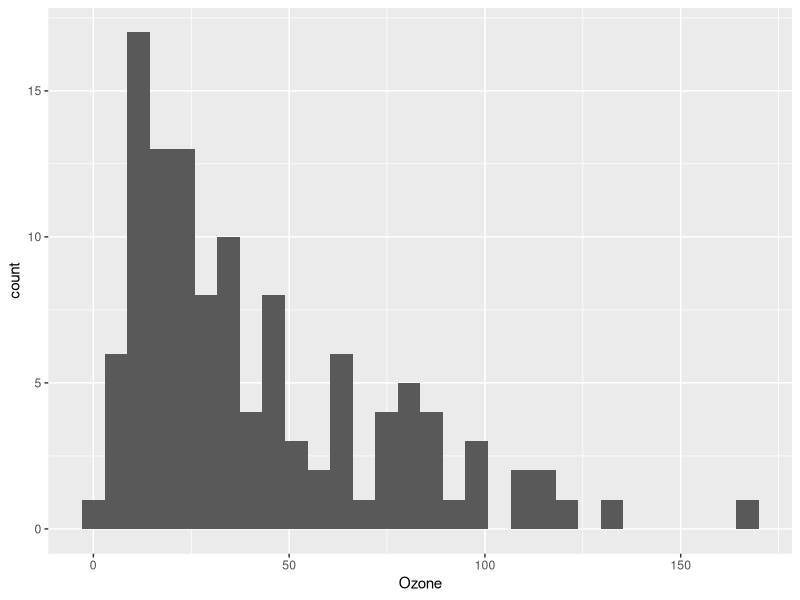
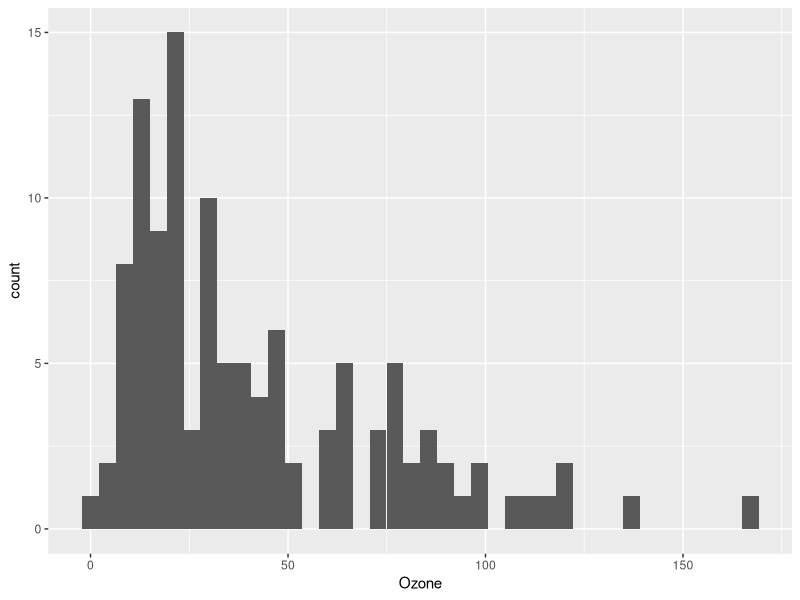
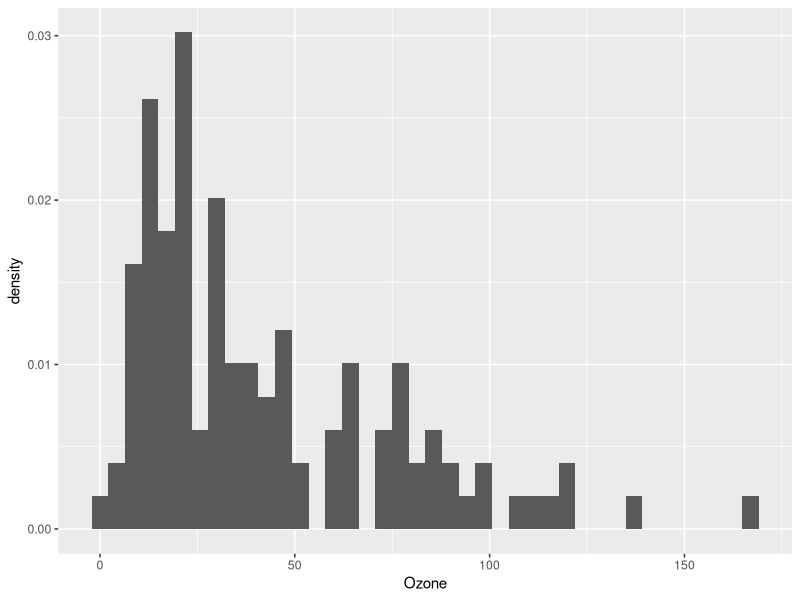
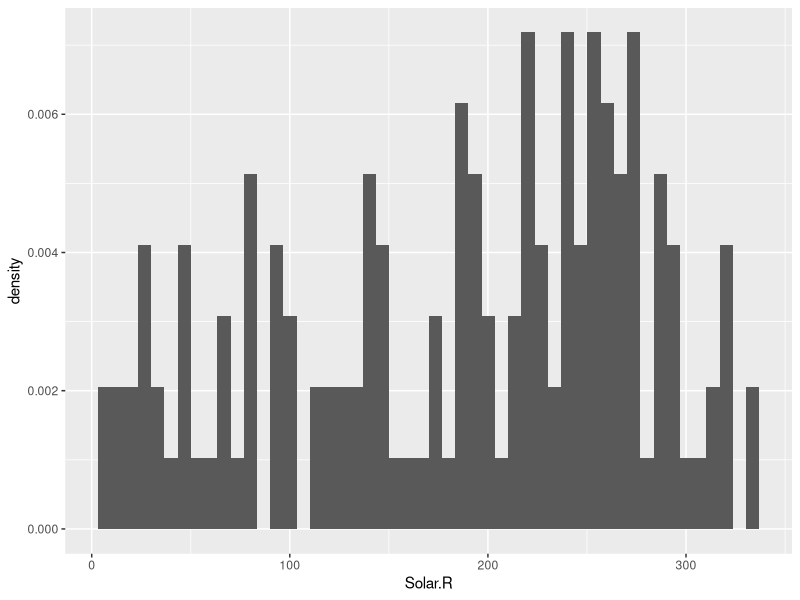
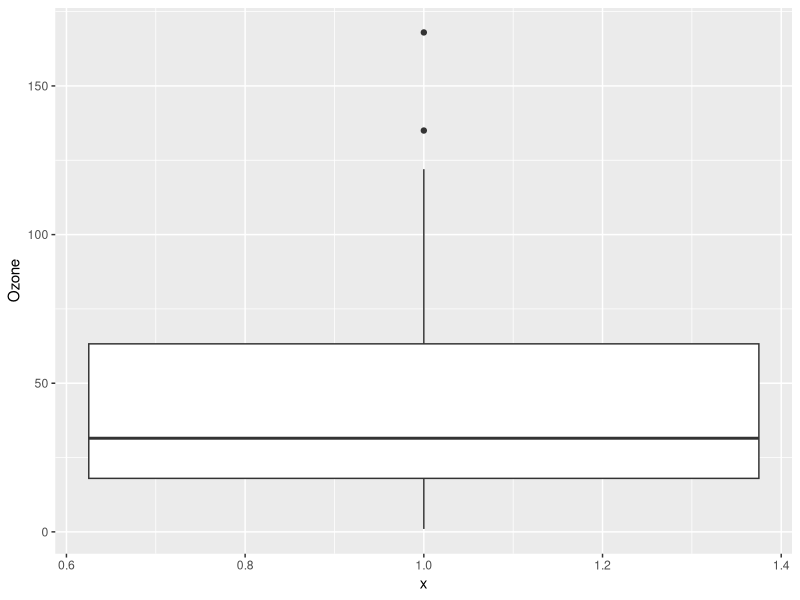
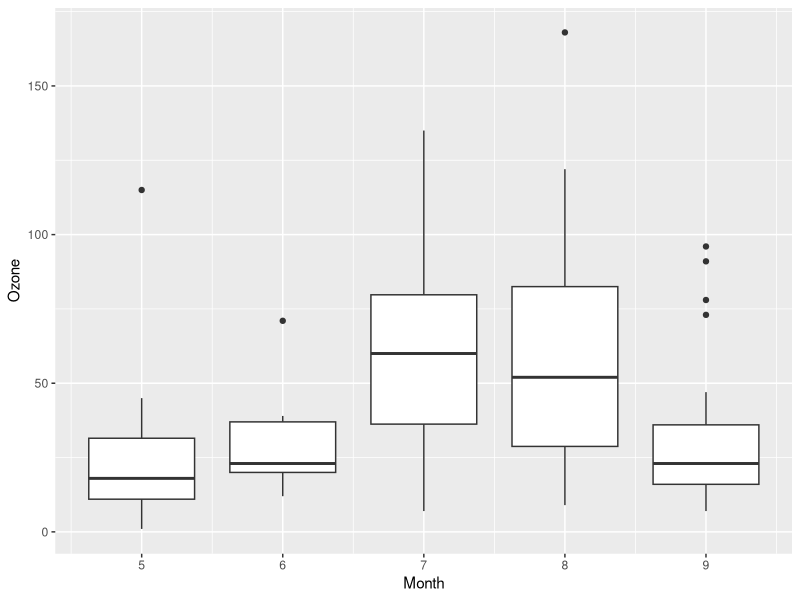
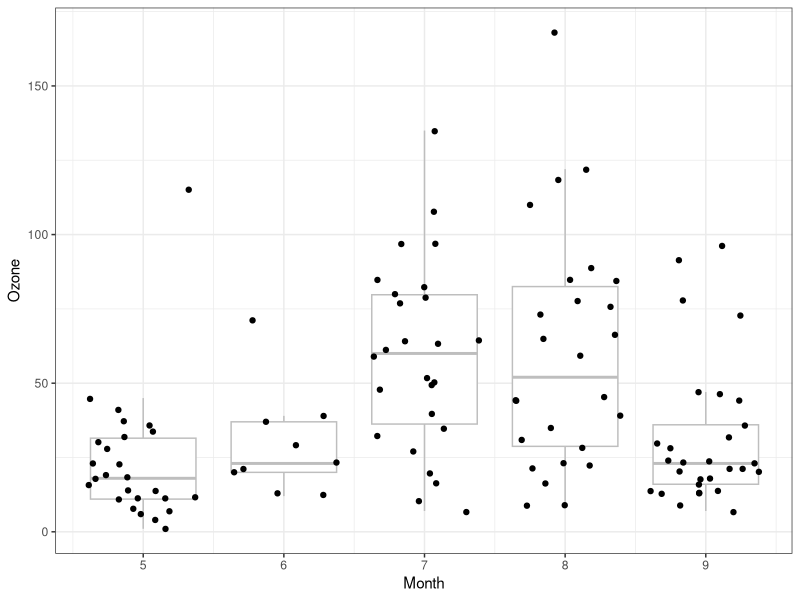
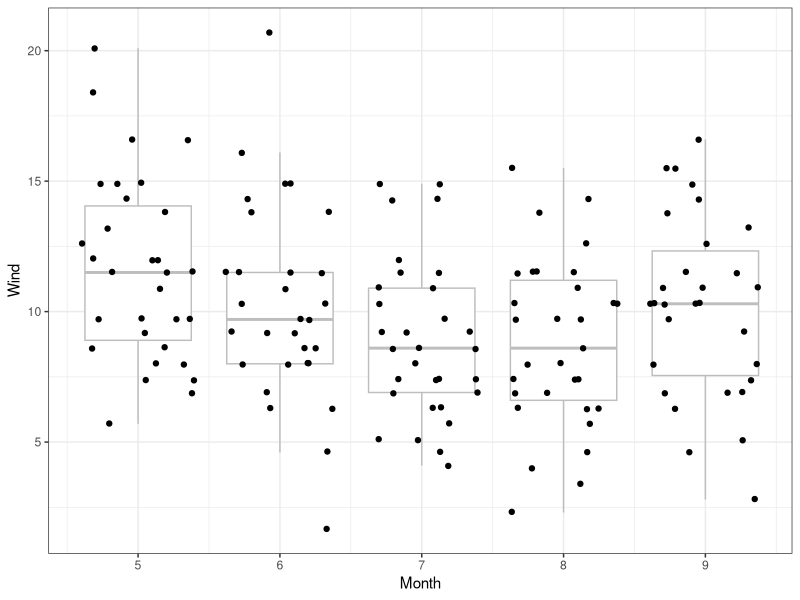

Write R code to recreate these figures, in order. (Note: this script raises an error after producing the figures.)
## ---- chunk 1
library("tidyverse")
## ---- chunk 2
head(airquality)
## ---- chunk 3
airquality <- airquality %>%
  mutate(Date = as.Date(paste("1973",Month,Day,sep="/"))) 
## ---- chunk 4
ggplot(airquality,     # data.frame containing the data
       aes(x=Ozone)) + # a column name from the data.frame
  geom_histogram()     # create a histogram
## ---- chunk 5
ggplot(airquality, aes(x=Ozone)) + 
  geom_histogram(bins = 40)
## ---- chunk 6
ggplot(airquality, aes(x=Ozone)) + 
  geom_histogram(aes(y=..density..), bins = 40)
## ---- chunk 7
ggplot(airquality, aes(x=Solar.R)) + 
  geom_histogram(aes(y=..density..), bins = 50)
## ---- chunk 8
ggplot(airquality,     
       aes(x=1,y=Ozone)) + 
  geom_boxplot()     
## ---- chunk 9
ggplot(airquality,     
       aes(x=Month, y=Ozone, group=Month)) + 
  geom_boxplot()     
## ---- chunk 10
ggplot(airquality,     
       aes(x=Month, y=Ozone, group=Month)) + 
  geom_boxplot(color='grey',                 # make the boxes not so obvious
               outlier.shape = NA) +         # remove outliers, 
  geom_jitter() +                            # because they get plotted here
  theme_bw()
## ---- chunk 11
ggplot(airquality,     
       aes(x=Month, y=Wind, group=Month)) + 
  geom_boxplot(outlier.shape = NA, color='grey') +         
  geom_jitter() +                       
  theme_bw()
## ---- chunk 12
ggplot(airquality, aes(x = Date, y = Ozone)) +
  geom_point()
## ---- chunk 13
ggplot(airquality, aes(x = Date, y = Ozone)) +
  geom_line()
## ---- chunk 14
ggplot(airquality, aes(x = Solar.R, y = Ozone)) +
  geom_point()
## ---- chunk 15
ggplot(airquality, aes(x = Wind, y = Temp)) +
  geom_point()
## ---- chunk 16
airquality_long <- airquality %>%
  select(-Month, -Day) %>%              # Remove these columns
  tidyr::gather(response, value, -Date)
## ---- chunk 17
dim(airquality)
dim(airquality_long)

head(airquality_long)
summary(airquality_long)
table(airquality_long$response)
## ---- chunk 18
ggplot(airquality_long, aes(Date, value)) +
  geom_point() + 
  facet_wrap(~response)
## ---- chunk 19
ggplot(airquality_long, aes(Date, value)) +
  geom_line() + 
  facet_wrap(~response,scales="free_y")
## ---- chunk 20
ggplot(airquality_long, 
       aes(Date, value, color = response, group = response)) +
  geom_line()
## ---- chunk 21
airquality2 <- airquality_long %>%
  tidyr::spread(response, value)
## ---- chunk 22
g <- ggplot(airquality2,
       aes(x = Temp, y = Wind)) +
  geom_point()

g # Then you can see the plot by just typing the object name
## ---- chunk 23
g <- g +
  labs(x = "Temperature (F)",
       y = "Wind speed (mph)",
       title = "New York (May-September 1973)")

g
## ---- chunk 24
g <- g + theme_bw()
g
## ---- chunk 25
g <- g + geom_smooth(method="lm")
## ---- chunk 26
ggplot(airquality2,
       aes(x = Temp, y = Wind)) +
  geom_point() +
  geom_smooth(method = "lm") + 
  labs(x = "Temperature (F)",
       y = "Wind speed (mph)",
       title = "New York (May-September 1973)") + 
  theme_bw()
## ---- chunk 27
ggplot(cars,
       aes(x=speed, y=dist)) +
  geom_point() + 
  geom_smooth(method = "lm") +
  labs(x = "Speed (mph)",
       y = "Stopping distance (ft)",
       title = "Stopping distance as a function of speed (1920s)") +
  theme_bw()
## ---- chunk 28
knitr::knit("lab04.Rmd", tangle = TRUE)
